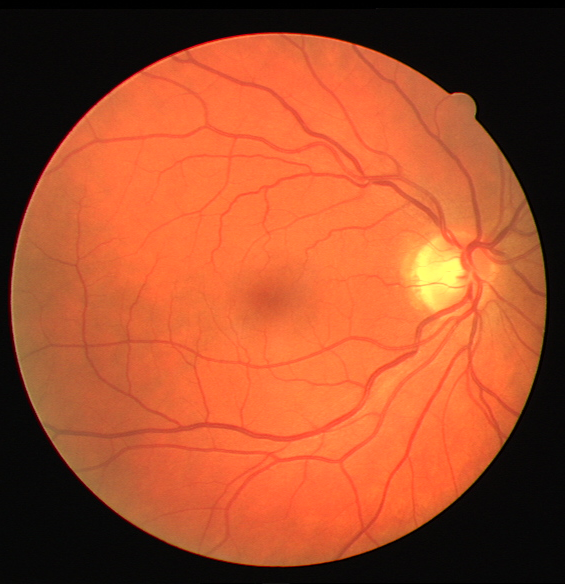
#> input picture two.tif, 565 x 584 px
$ python 'Contour making.py'
#> lines starting #> are read from the running program, lines starting #| are printed output that depends on the picture; after the words box and inside, x2 and y2 are one past the last pixel; in counts of white or black regions, pixels touching at a corner belong together
import cv2
import numpy as np

# Read image
img = cv2.imread("two.tif", 0)
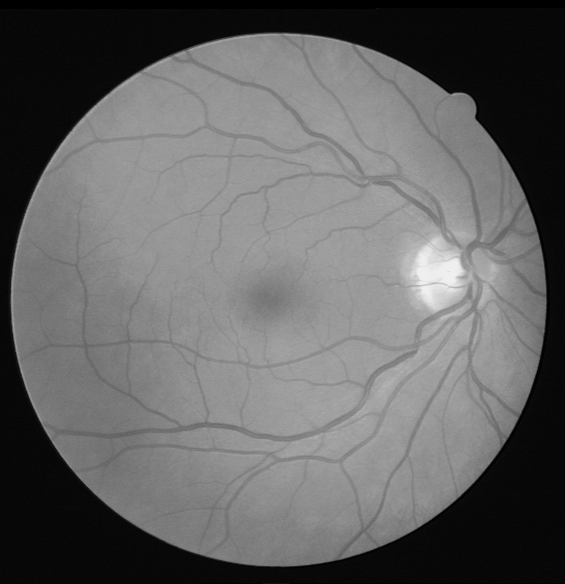
#> img: shape (584, 565); min 0, max 240, mean 99.3
# Apply dilation and erosion to remove some noise
kernel = np.ones((3,3),np.uint8)
img_opening = cv2.morphologyEx(img, cv2.MORPH_OPEN, kernel, iterations = 2)
# Apply threshold to get image with only black and white
ret, thresh = cv2.threshold(img_opening,210,255,cv2.THRESH_BINARY)
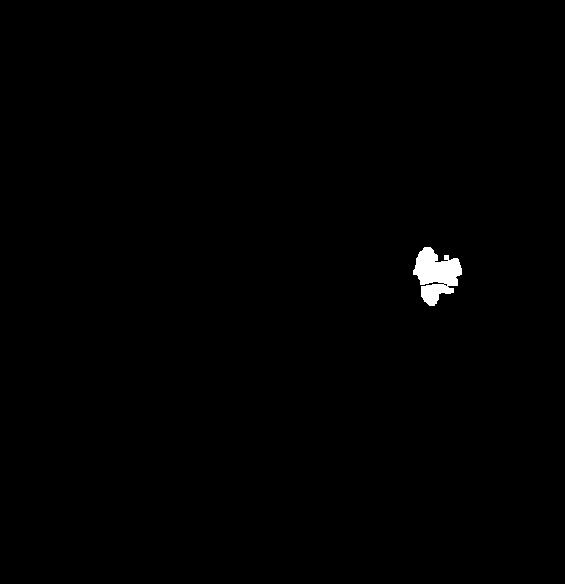
#> thresh: shape (584, 565); 0.52% white; 1 white region
# Find contours of the filtered image
contours, hierarchy = cv2.findContours(thresh, cv2.RETR_TREE, cv2.CHAIN_APPROX_SIMPLE)
#> contours = 2 contours, 1 with area under 20; largest, box (x1, y1, x2, y2) and area: (413, 247, 462, 306) 1601
# Find the contour of largest area and draw it
cnt = max(contours, key = lambda x: cv2.contourArea(x))
#> cnt = contour of 101 points, box (x1, y1, x2, y2) (413, 247, 462, 306), area 1601
x,y,w,h = cv2.boundingRect(cnt)
#> x = 413; y = 247; w = 49; h = 59
cv2.rectangle(img,(x,y),(x+w,y+h),(0,255,0),3)
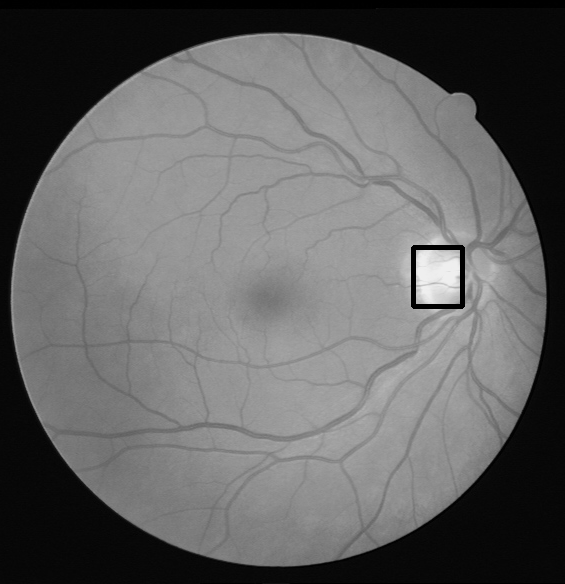
#> img: shape (584, 565); 0.32% of pixels changed, all inside (x1, y1, x2, y2) = (411, 245, 465, 309)
# Show resultant image
cv2.imshow("Image", img)
cv2.waitKey(0)
